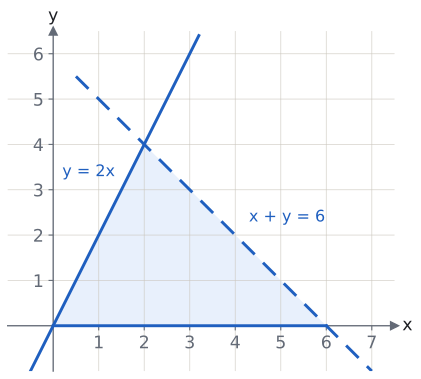

This chart was generated by the following Python code:
import sys; sys.path.insert(0, "tools")
from cizim import *

# Alıştırma Soru 9: y = 2x (düz), x + y = 6 (kesikli) ve x ekseni (düz) arasındaki üçgen bölge; köşeler (0,0), (6,0), (2,4).
fig, ax = sekil(5.2, 4.6)
eksenler(ax, x=(-1, 7.5), y=(-1, 6.5))
ax.set_xticks(range(1, 8)); ax.set_yticks(range(1, 7))
ax.add_patch(patches.Polygon([(0, 0), (6, 0), (2, 4)], closed=True, facecolor=MAVI_ACIK, edgecolor="none", zorder=0.2))
xs = np.linspace(-0.5, 3.2, 50); ax.plot(xs, 2 * xs, color=MAVI, zorder=3)
xs = np.linspace(0.5, 7, 50); ax.plot(xs, 6 - xs, color=MAVI, ls=(0, (6, 4)), zorder=3)
ax.plot([0, 6], [0, 0], color=MAVI, zorder=3)
ax.text(0.2, 3.3, "y = 2x", color=MAVI, fontsize=12)
ax.text(4.3, 2.3, "x + y = 6", color=MAVI, fontsize=12)
kaydet(fig, __file__)
